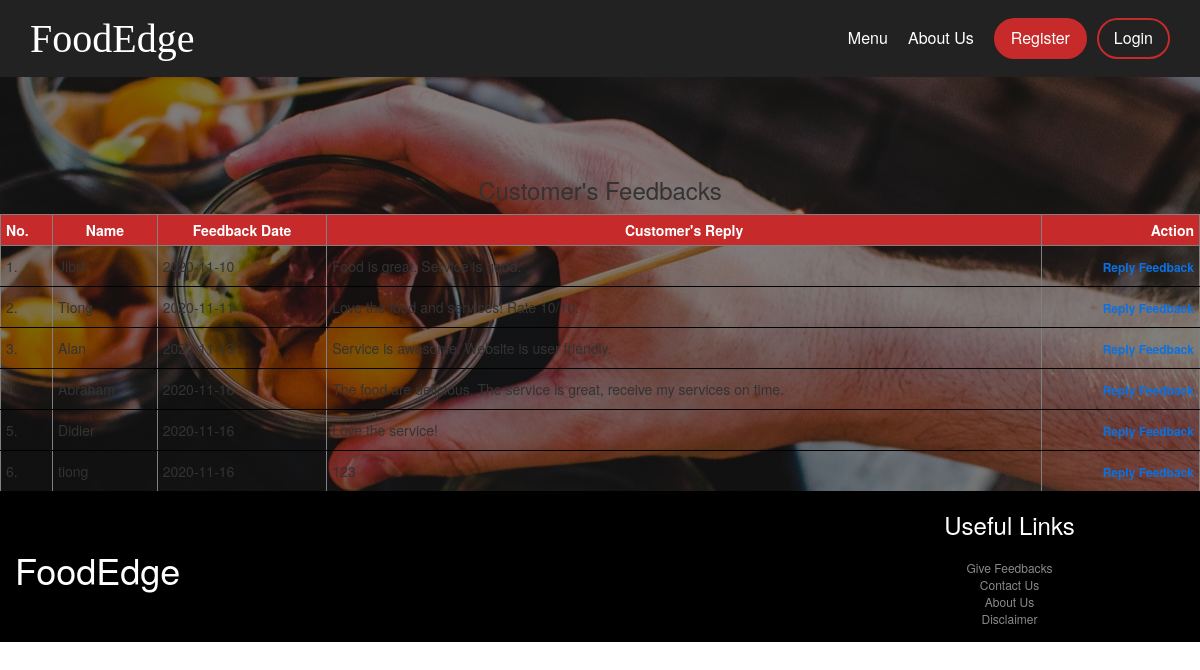
The app's page /receive_feedback.php with its own data.
### tables this page shows
CREATE TABLE `feedbackdb` (
  `feedbackID` int(11) NOT NULL,
  `feedbackDate` date NOT NULL DEFAULT current_timestamp(),
  `customerName` varchar(255) NOT NULL,
  `customerEmail` varchar(255) NOT NULL,
  `replyDescription` varchar(255) NOT NULL
);

### receive_feedback.php (the view, shortened to what this page needs)
<?php
	require "Include/header.php";
	include ("Include/dtb.php");
		$sqlget = "SELECT * FROM feedbackdb";
		$sqldata = mysqli_query($conn, $sqlget) or die("error getting data");
?>
<section id="content">
<div class="replyFeedback-page">
<h3 class="feedback-h3">Customer's Feedbacks</h3>
<table class="cart-table" border="1">
	<tr>
		<th>No.</th>
		<th style="text-align:center;">Name</th>
		<th style="text-align:center;">Feedback Date</th>
		<th style="text-align:center;">Customer's Reply</th>
		<th>Action</th>
	</tr>
<?php
	$count = 1;
	while($row = mysqli_fetch_array($sqldata, MYSQLI_ASSOC)){
?>
	<tr>
		<td><?php echo $count. "."?></td>
		<td><?php echo $row["customerName"]?></td>
		<td><?php echo $row["feedbackDate"]?></td>
		<td><?php echo $row["replyDescription"]?></td>
		<td><a style="color: #0c71e0; font-weight:bold;" href="mailto: <?php echo $row["customerEmail"]?>">Reply Feedback </a></td>
		<?php $count++; ?>
	</tr>
<?php
	}
?>
</table>
</div>
</section>
<?php
	include_once "Include/footer.php";
?>

### Include/header.php (shortened to what this page needs)
<!DOCTYPE html>
<html lang="en">
<head>
	<link rel="stylesheet" href="Style/style.css"/>
	<link rel="stylesheet" href="https://maxcdn.bootstrapcdn.com/bootstrap/3.4.1/css/bootstrap.min.css">
	<link rel="stylesheet" href="https://cdnjs.cloudflare.com/ajax/libs/font-awesome/4.7.0/css/font-awesome.min.css">
	<link rel="stylesheet" href="//code.jquery.com/ui/1.12.1/themes/base/jquery-ui.css">
</head>
<body>
	<nav>
		<ul class="nav-bar">
			<li class="logo"><a href="index.php">FoodEdge</a></li>
			<li class="item"><a href="product.php">Menu</a></li>
			<li class="item"><a href="#">About Us</a></li>
			<?php
			if (isset($_SESSION['uid']))
			{
				$username = $_SESSION['username'];
				if (isset($_SESSION['type']))
				{
					echo '<li class="item"><a href="cart.php">Cart</a></li>';
				}
				echo '<li class="item"><a href="accountSetting.php">Settings</a></li>';
				echo '<li class="item"><i class="material-icons">account_circle</i></li>';
				echo '<li class="item username"><a class="username-hover">'.$username.'</a></li>';
				echo '<li class="item button"><a href="Include/logout.php">Logout</a></li>';
			}else{
				echo '<li class="item button"><a href="register.php">Register</a></li>';
				echo '<li class="item button secondary"><a href="login.php">Login</a></li>';
			}
			?>
		</ul>
	</nav>

### Include/footer.php
<div class="footer">
	<div class="container">
		<div class="row">
			<div class="footer-col-1">
				<h1>FoodEdge</h1>
			</div>
			<div class="footer-col-2">
				<h3>Useful Links</h3>
				<ul>
					<li>Give Feedbacks</li>
					<li>Contact Us</li>
					<li>About Us</li>
					<li>Disclaimer</li>
				</ul>
			</div>
		</div>
	</div>
</div>
</body>
</html>

### Style/style.css (style rules this page uses)
* { box-sizing: border-box; margin: 0; padding: 0; }
body { font-family: 'Poppins', sans-serif; }
section { background: linear-gradient(rgba(0, 0, 0, 0.5), rgba(0, 0, 0, 0.5)), url('../Images/bg3.jpg'); background-repeat: no-repeat; background-attachment: fixed; background-position: center; padding-top: 80px; }
nav { background: #222; padding: 0px 20px; }
nav ul { list-style-type: none; margin-bottom: 0; }
nav ul li a { color: white; text-decoration: none; }
.nav-bar li { font-size: 16px; padding: 10px 5px; }
.nav-bar li a { display: block; }
.logo a { font-size: 40px; cursor: pointer; font-family: Alegreya; }
.nav-bar { display: flex; flex-wrap: wrap; justify-content: space-between; align-items: center; }
.item.button { order: 2; }
.item.secondary { margin-right: 10px; }
.item { width: 100%; text-align: center; order: 3; display: none; }
@media all and (min-width: 468px) { .logo { flex: 1; } }
@media all and (min-width: 468px) { .item.button { width: auto; order: 1; display: block; } }
@media all and (min-width: 468px) { .button.secondary { border: 0; } }
@media all and (min-width: 468px) { .button a { text-decoration: none; padding: 7px 15px; background: #c72a2a; border: 2px solid #c72a2a; border-radius: 50em; } }
@media all and (min-width: 468px) { .button.secondary a { background: transparent; } }
@media all and (min-width: 768px) { .item { display: block; width: auto; } }
@media all and (min-width: 768px) { .logo { order: 0; } }
@media all and (min-width: 768px) { .item { order: 1; } }
@media all and (min-width: 768px) { .button { order: 2; } }
@media all and (min-width: 768px) { .nav-bar li { padding: 10px 10px; } }
@media all and (min-width: 768px) { .nav-bar li.button { padding-right: 0; } }
h3 { text-align:center; }
.container { max-width: 1300px; margin: auto; padding-left: 25px; padding-right: 25px; }
.row { display: flex; align-items: center; flex-wrap: wrap; justify-content: space-around; }
body { font-family: Arial, Helvetica, sans-serif; }
.cart-table { width: 100%; border-collapse: collapse; overflow: auto; }
.cart-table th { text-align: left; padding: 5px; color: white; background: #c72a2a; font-weight: bold; }
.cart-table td { padding: 10px 5px; border-bottom: 1px solid black; }
.cart-table td a { color: #ff523b; font-size: 12px; }
td:last-child { text-align: right; }
th:last-child { text-align: right; }
.footer { background: #000; color: #8a8a8a; font-size: 12px; }
.footer h3 { color: #fff; margin-bottom: 20px; }
.footer-col-1, .footer-col-2 { margin-bottom: 5px; }
.footer-col-1 { flex-basis: 70%; text-align: left; color: #fff; cursor: pointer; }
.footer-col-2 { flex: 1; text-align: center; }
ul { list-style-type: none; }

### records on screen
feedbackdb: customerName "Jibril", feedbackDate "2020-11-10", replyDescription "Food is great. Service is good."
feedbackdb: customerName "Tiong", feedbackDate "2020-11-11", replyDescription "Love the food and services! Rate 10/10."
feedbackdb: customerName "Alan", feedbackDate "2020-11-13", replyDescription "Service is awesome. Website is user friendly."
feedbackdb: customerName "Abraham", feedbackDate "2020-11-16", replyDescription "The food are delicious. The service is great, receive my services on time."
feedbackdb: customerName "Didier", feedbackDate "2020-11-16", replyDescription "Love the service!"
feedbackdb: customerName "tiong", feedbackDate "2020-11-16", replyDescription "123"
